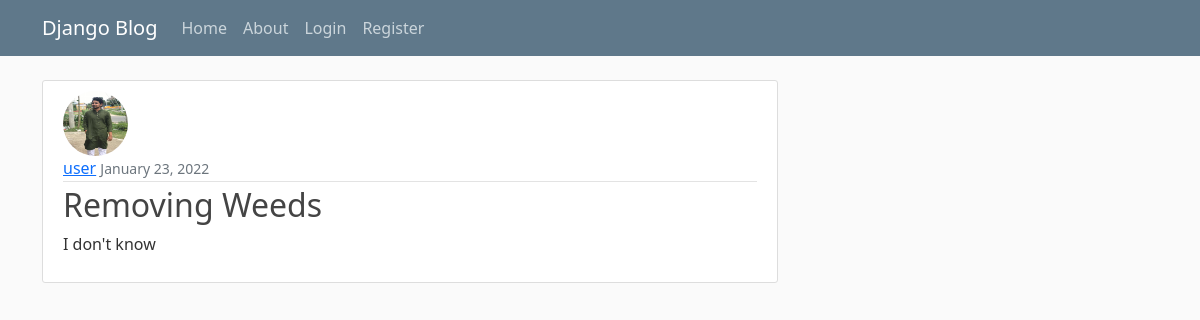
Screenshot of /blog_dashboard/post/8/ with the database file from the repository.
### BlogSupport/models.py (models this page shows, shortened)
class Post(models.Model):
    postTitle = models.CharField(max_length=100)
    postContent = models.TextField()
    datePosted = models.DateTimeField(default=timezone.now)
    author = models.ForeignKey(User, on_delete=models.CASCADE)

### Users/models.py (models this page shows, shortened)
class Profile(models.Model):
    user = models.OneToOneField(User, on_delete=models.CASCADE)
    image = models.ImageField(default='default.jpg', upload_to='profile_pics')

### BlogSupport/views.py (the view)
# urls.py: path('post/<int:pk>/', PostDetailView.as_view(), name='post-detail'),
class PostDetailView(DetailView):
    model = Post

### BlogSupport/templates/BlogSupport/post_detail.html (shortened to what this page needs)
{% extends "BlogSupport/base.html" %}
 {% block content %}
    <article class="media content-section">
        <img class="rounded-circle article-img" src="{{ object.author.profile.image.url }}">
  <div class="media-body">
    <div class="article-metadata">
      <a class="mr-2" href="#">{{ object.author }}</a>
      <small class="text-muted">{{ object.datePosted | date:"F d, Y"}}</small>
    </div>
    <h2  class="article-title"> {{ object.postTitle }} </h2>
    <p class="article-content">{{ object.postContent }}</p>
  </div>
</article>
 {% endblock content %}

### BlogSupport/static/BlogSupport/main.css (style rules this page uses)
body { background: #fafafa; color: #333333; margin-top: 5rem; }
h1, h2, h3, h4, h5, h6 { color: #444444; }
.content-section { background: #ffffff; padding: 10px 20px; border: 1px solid #dddddd; border-radius: 3px; margin-bottom: 20px; }
.article-title { color: #444444; }
.article-content { white-space: pre-line; }
.article-img { height: 65px; width: 65px; margin-right: 16px; }
.article-metadata { padding-bottom: 1px; margin-bottom: 4px; border-bottom: 1px solid #e3e3e3; }

### rows the page displays
Post: author.profile.image (picture), author "user", datePosted "January 23, 2022", postTitle "Removing Weeds", postContent "I don't know"
